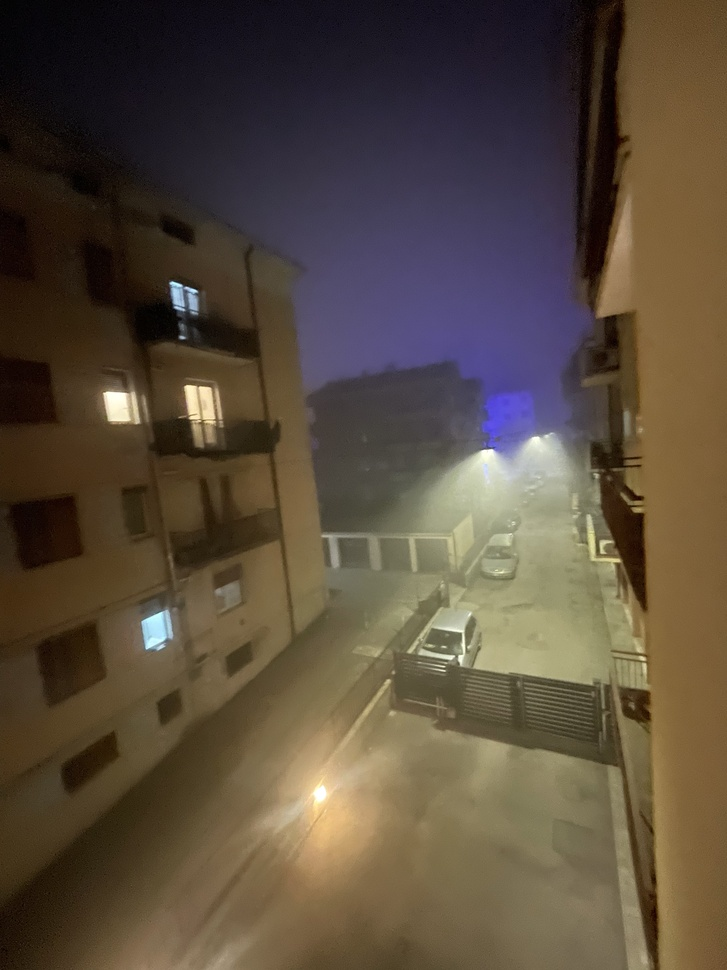
#> input picture img/img1.jpg, 727 x 970 px, shrunk from 3024 x 4032 before the run
$ python -i enhancement.py   (imports and definitions only)
#> lines starting #> are read from the running program, lines starting #| are printed output that depends on the picture
#> further down, picture is the input picture: shape (970, 727, 3); mean B, G, R 60.7, 75.9, 89
import cv2
import numpy as np

# Parameters of the methods
P_LOW, P_HIGH = 1, 99           # percentiles for the stretching (min/max are ruined by noise)
NLM_H = 10                      # NLM filter strength, roughly the noise sigma
CLAHE_CLIP = 2.0
CLAHE_TILES = (8, 8)


def stretch_channel(ch):
    """Linear stretch of a single channel between the P_LOW and P_HIGH percentiles"""
    lo, hi = np.percentile(ch, (P_LOW, P_HIGH))
    if hi <= lo:  # flat channel, nothing to stretch
        return ch.copy()
    out = (ch.astype(np.float32) - lo) / (hi - lo) * 255
    return np.clip(out, 0, 255).astype(np.uint8)


def stretch_rgb(img):
    """Stretch every channel on its own -> each channel gets a different gain, colours can shift"""
    return cv2.merge([stretch_channel(c) for c in cv2.split(img)])


def stretch_lab(img):
    """Stretch only the L channel in Lab, a and b are left alone so the colours stay the same"""
    l, a, b = cv2.split(cv2.cvtColor(img, cv2.COLOR_BGR2LAB))
    return cv2.cvtColor(cv2.merge([stretch_channel(l), a, b]), cv2.COLOR_LAB2BGR)


def histeq_lab(img):
    """Global histogram equalization on L (Lab)"""
    l, a, b = cv2.split(cv2.cvtColor(img, cv2.COLOR_BGR2LAB))
    return cv2.cvtColor(cv2.merge([cv2.equalizeHist(l), a, b]), cv2.COLOR_LAB2BGR)


def clahe_lab(img):
    """CLAHE on L: equalization done on tiles, so it adapts to the uneven light"""
    clahe = cv2.createCLAHE(clipLimit=CLAHE_CLIP, tileGridSize=CLAHE_TILES)
    l, a, b = cv2.split(cv2.cvtColor(img, cv2.COLOR_BGR2LAB))
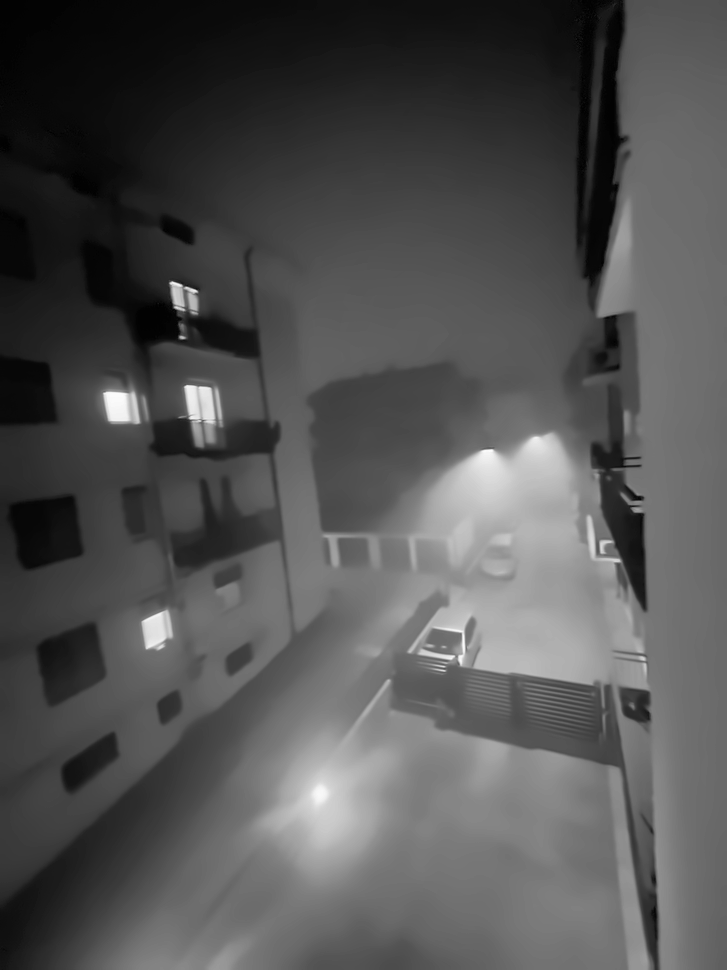
#> l: shape (970, 727); min 0, max 252, mean 82.7
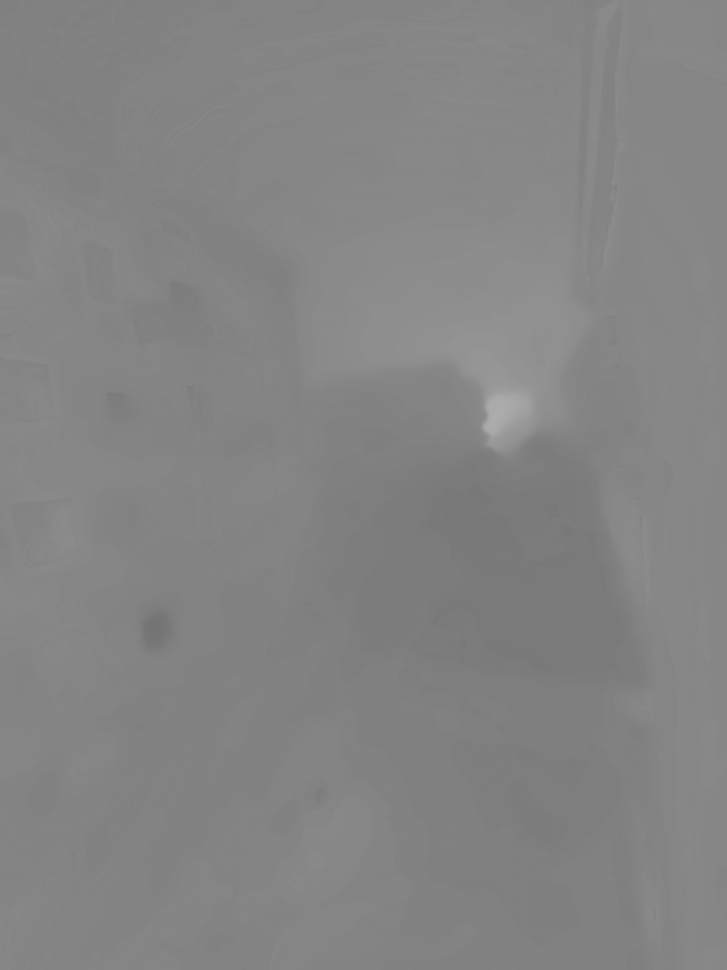
#> a: shape (970, 727); min 115, max 173, mean 131.8
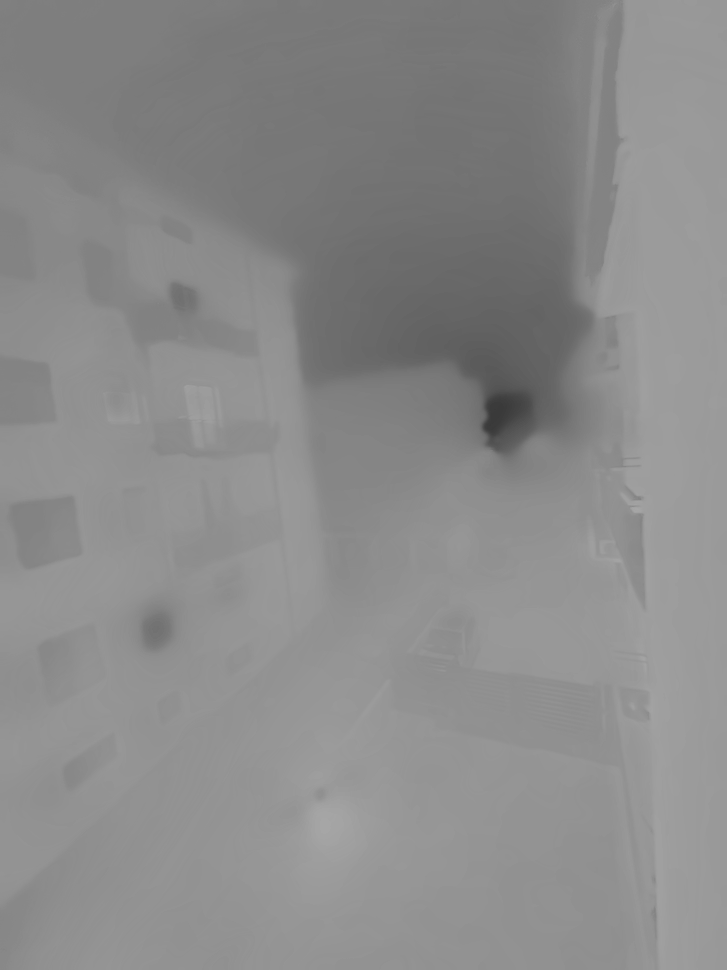
#> b: shape (970, 727); min 57, max 167, mean 138.7
    return cv2.cvtColor(cv2.merge([clahe.apply(l), a, b]), cv2.COLOR_LAB2BGR)
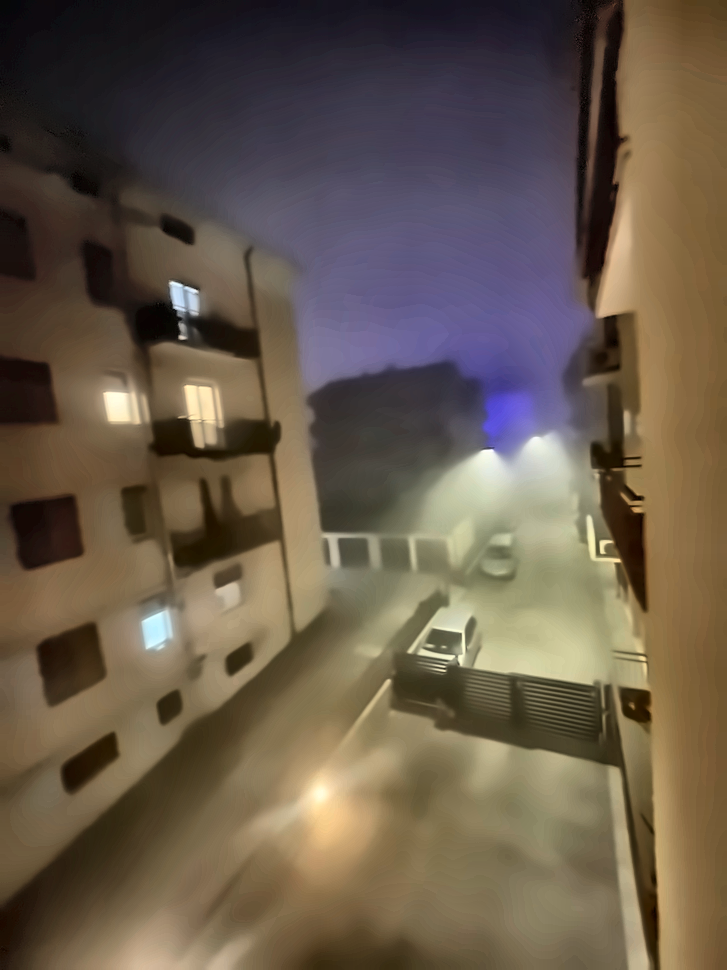
#> returned value: shape (970, 727, 3); mean B, G, R 74.7, 90.4, 104.3


def nlm(img):
    """Non-local means denoising (OpenCV colored version)"""
    return cv2.fastNlMeansDenoisingColored(img, None, NLM_H, NLM_H, 7, 21)


def nlm_clahe(img):
    """My 4th method: denoise first, otherwise CLAHE would boost the noise too"""
    return clahe_lab(nlm(img))


# nlm and clahe alone are there just to see what each step of nlm_clahe does
METHODS = {
    "baseline": lambda img: img.copy(),
    "stretch_rgb": stretch_rgb,
    "stretch_lab": stretch_lab,
    "histeq_lab": histeq_lab,
    "nlm": nlm,
    "clahe": clahe_lab,
    "nlm_clahe": nlm_clahe,
}

>>> import cv2
>>> picture = cv2.imread('../img/img1.jpg')
>>> result = nlm_clahe(picture)

$ run again, on img/img3.jpg
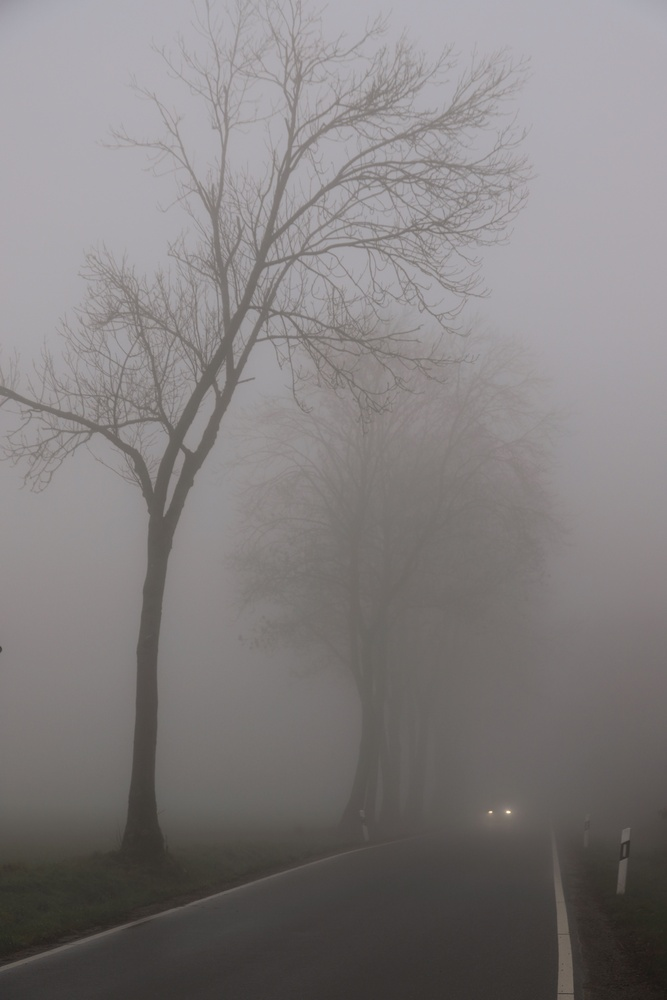
#> input picture img/img3.jpg, 667 x 1000 px, shrunk from 4032 x 6048 before the run
#> picture is the input picture: shape (1000, 667, 3); mean B, G, R 125.3, 125.1, 129
#> in clahe_lab, `l, a, b = cv2.split(cv2.cvtColor(img, cv2.COLOR_BGR2LAB))`:
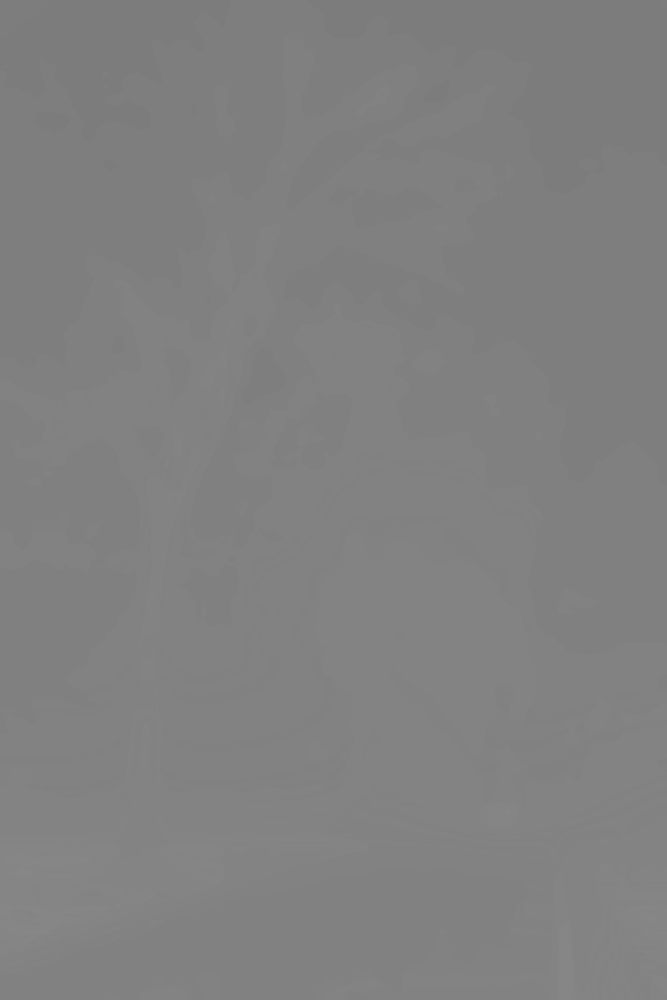
#> b: shape (1000, 667); min 124, max 135, mean 128.5
#> in clahe_lab, `return cv2.cvtColor(cv2.merge([clahe.apply(l), a, b]), cv2.COLOR_LAB2B..`:
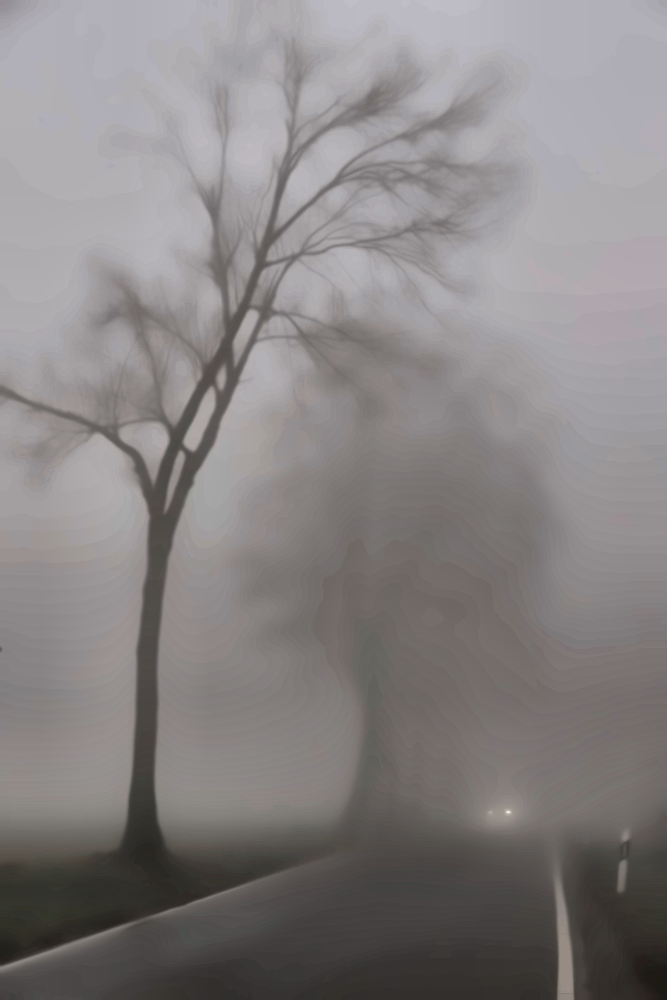
#> returned value: shape (1000, 667, 3); mean B, G, R 130.9, 130.6, 134.8

$ run again, on img/img4.jpg
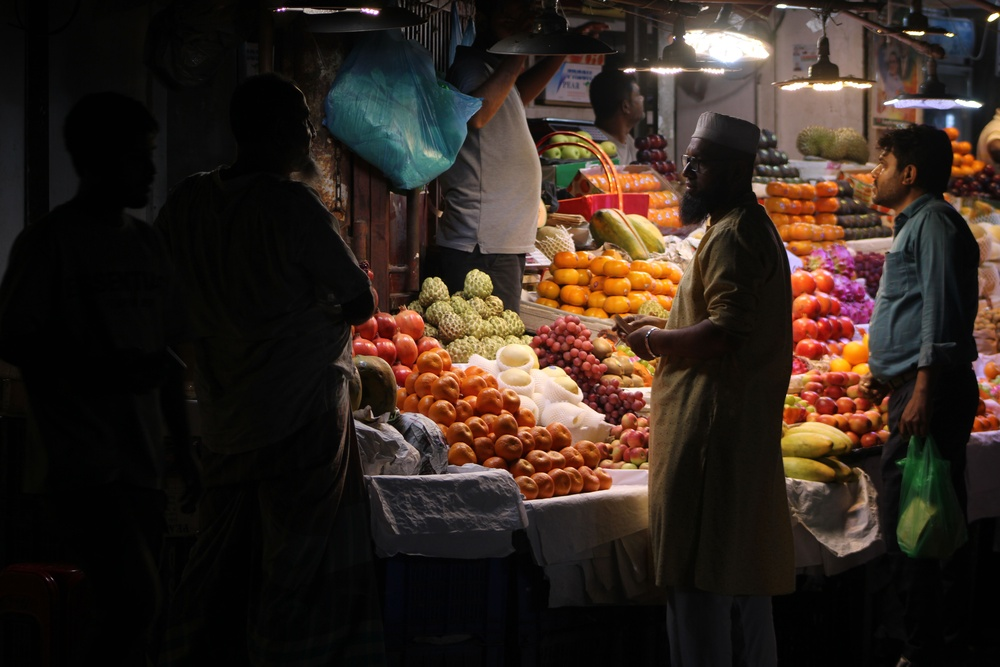
#> input picture img/img4.jpg, 1000 x 667 px, shrunk from 6000 x 4000 before the run
#> picture is the input picture: shape (667, 1000, 3); mean B, G, R 30.9, 38.4, 50.5
#> in clahe_lab, `l, a, b = cv2.split(cv2.cvtColor(img, cv2.COLOR_BGR2LAB))`:
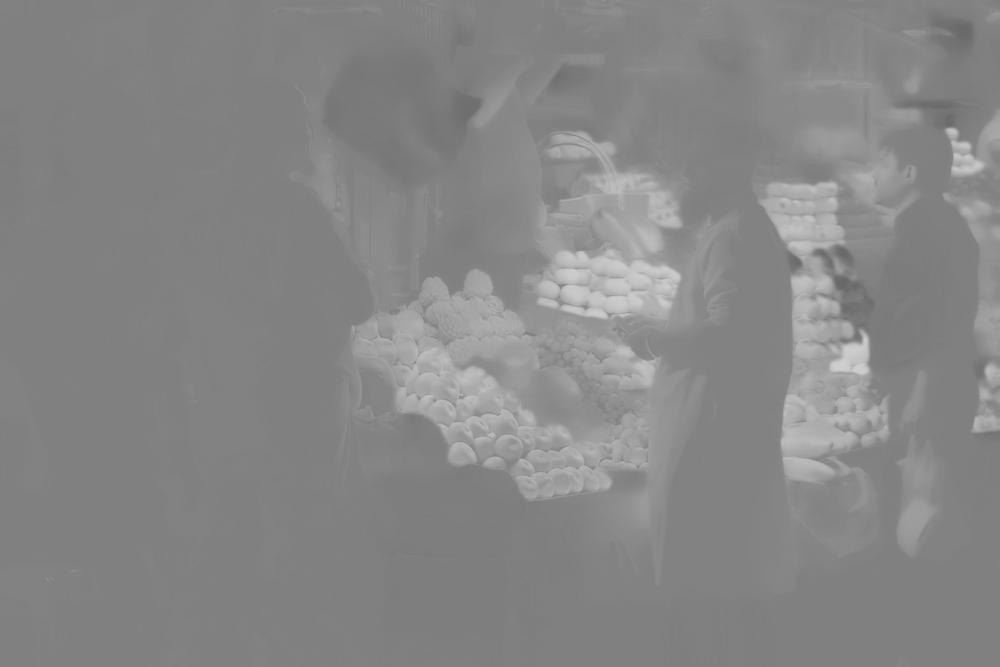
#> b: shape (667, 1000); min 102, max 208, mean 134.5
#> in clahe_lab, `return cv2.cvtColor(cv2.merge([clahe.apply(l), a, b]), cv2.COLOR_LAB2B..`:
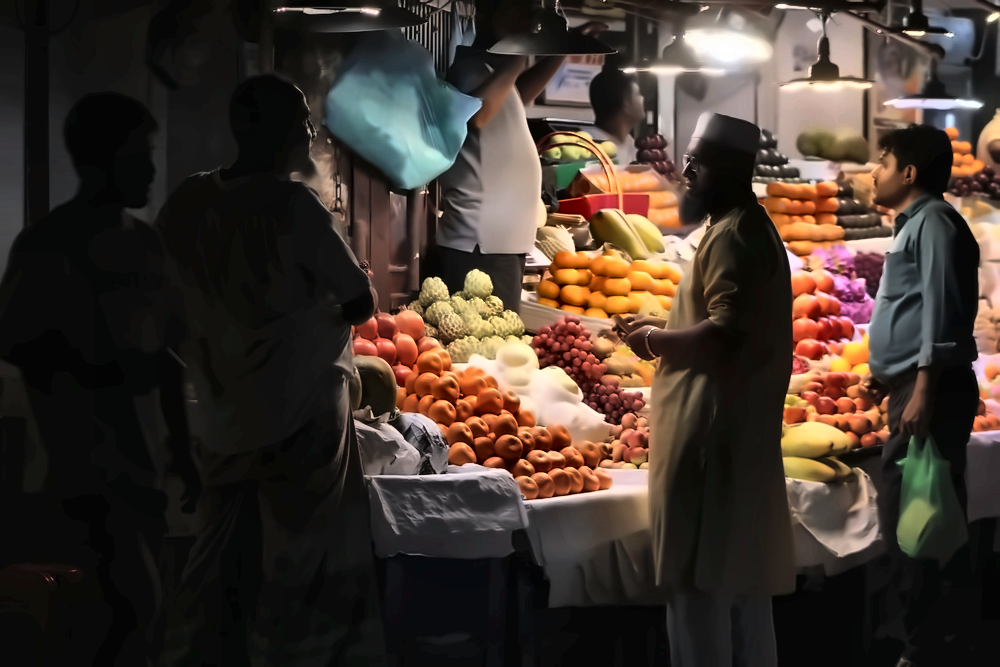
#> returned value: shape (667, 1000, 3); mean B, G, R 45.9, 54, 66
